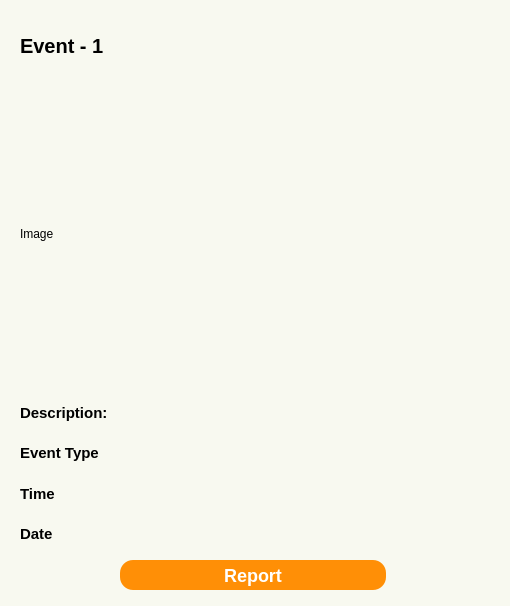
<?xml version="1.0" encoding="UTF-8"?>
<ui version="4.0">
 <class>Form</class>
 <widget class="QWidget" name="Form">
  <property name="geometry">
   <rect>
    <x>0</x>
    <y>0</y>
    <width>510</width>
    <height>606</height>
   </rect>
  </property>
  <property name="windowTitle">
   <string>Form</string>
  </property>
  <property name="styleSheet">
   <string notr="true">QWidget
{

	background: #F8F9F0;

}</string>
  </property>
  <widget class="QWidget" name="verticalLayoutWidget">
   <property name="geometry">
    <rect>
     <x>20</x>
     <y>20</y>
     <width>471</width>
     <height>531</height>
    </rect>
   </property>
   <layout class="QVBoxLayout" name="verticalLayout" stretch="1,6,3">
    <item>
     <layout class="QHBoxLayout" name="horizontalLayout_2">
      <item>
       <widget class="QLabel" name="label_title">
        <property name="styleSheet">
         <string notr="true">QLabel
{
	font-size: 20px;
	font-family: &quot;Ariali&quot;;
	font-weight: bold;
    color: #000000;
}</string>
        </property>
        <property name="text">
         <string>Event - 1</string>
        </property>
       </widget>
      </item>
     </layout>
    </item>
    <item>
     <layout class="QHBoxLayout" name="horizontalLayout">
      <item>
       <widget class="QLabel" name="label_imagePlaceHolder">
        <property name="text">
         <string>Image</string>
        </property>
       </widget>
      </item>
     </layout>
    </item>
    <item>
     <layout class="QVBoxLayout" name="verticalLayout_2">
      <item>
       <widget class="QLabel" name="label_description">
        <property name="styleSheet">
         <string notr="true">QLabel
{
	font-size: 15px;
	font-family: &quot;Ariali&quot;;
	font-weight: bold;
    color: #000000;
}</string>
        </property>
        <property name="text">
         <string>Description: </string>
        </property>
       </widget>
      </item>
      <item>
       <widget class="QLabel" name="label_eventType">
        <property name="styleSheet">
         <string notr="true">QLabel
{
	font-size: 15px;
	font-family: &quot;Ariali&quot;;
	font-weight: bold;
    color: #000000;
}</string>
        </property>
        <property name="text">
         <string>Event Type</string>
        </property>
       </widget>
      </item>
      <item>
       <widget class="QLabel" name="label_time">
        <property name="styleSheet">
         <string notr="true">QLabel
{
	font-size: 15px;
	font-family: &quot;Ariali&quot;;
	font-weight: bold;
    color: #000000;
}</string>
        </property>
        <property name="text">
         <string>Time</string>
        </property>
       </widget>
      </item>
      <item>
       <widget class="QLabel" name="label_date">
        <property name="styleSheet">
         <string notr="true">QLabel
{
	font-size: 15px;
	font-family: &quot;Ariali&quot;;
	font-weight: bold;
    color: #000000;
}</string>
        </property>
        <property name="text">
         <string>Date</string>
        </property>
       </widget>
      </item>
     </layout>
    </item>
   </layout>
  </widget>
  <widget class="QPushButton" name="pushButton_report">
   <property name="geometry">
    <rect>
     <x>120</x>
     <y>560</y>
     <width>266</width>
     <height>30</height>
    </rect>
   </property>
   <property name="sizePolicy">
    <sizepolicy hsizetype="Maximum" vsizetype="Maximum">
     <horstretch>0</horstretch>
     <verstretch>0</verstretch>
    </sizepolicy>
   </property>
   <property name="minimumSize">
    <size>
     <width>0</width>
     <height>20</height>
    </size>
   </property>
   <property name="maximumSize">
    <size>
     <width>266</width>
     <height>40</height>
    </size>
   </property>
   <property name="styleSheet">
    <string notr="true">QPushButton
{


	font-size: 18px;
	font-family: &quot;Arial&quot;;
	font-weight: bold;
 	border-radius:13px;
	background: rgb(255, 143, 6);
	color: #FFFFFF;
}</string>
   </property>
   <property name="text">
    <string>Report</string>
   </property>
  </widget>
 </widget>
 <resources/>
 <connections/>
</ui>
